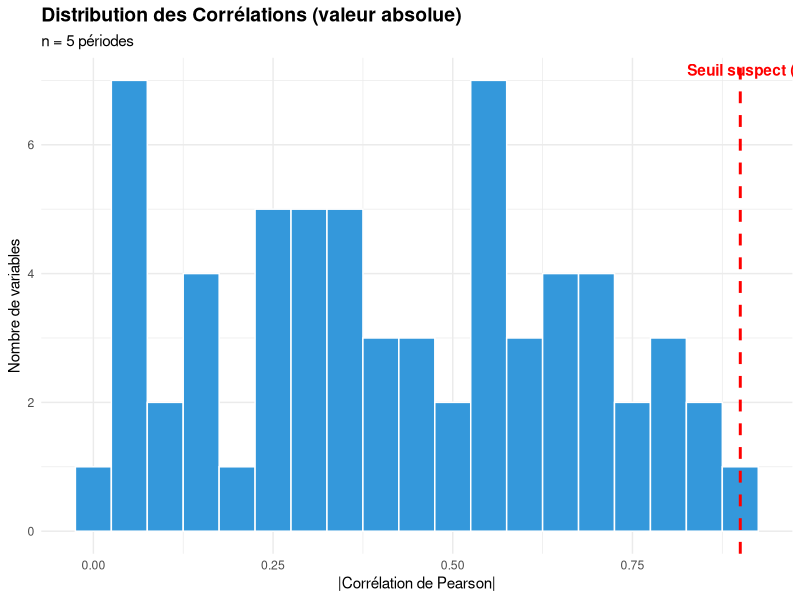
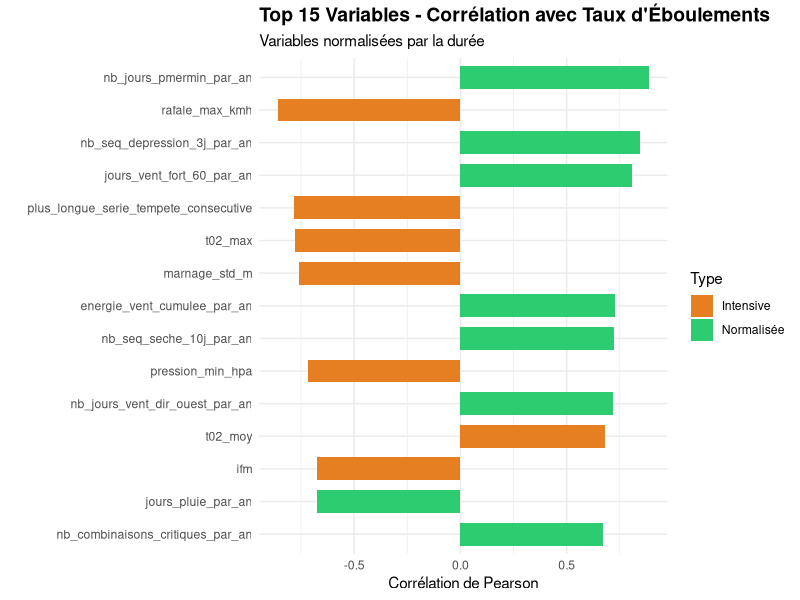
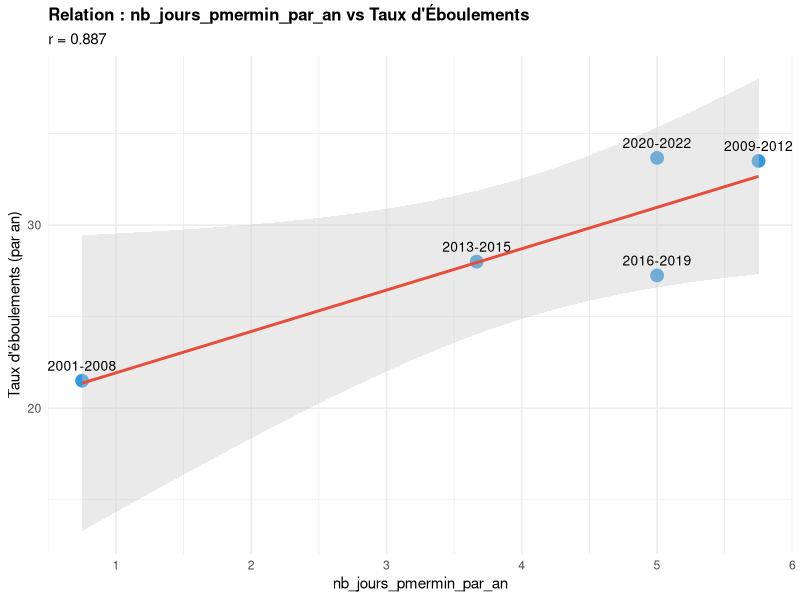
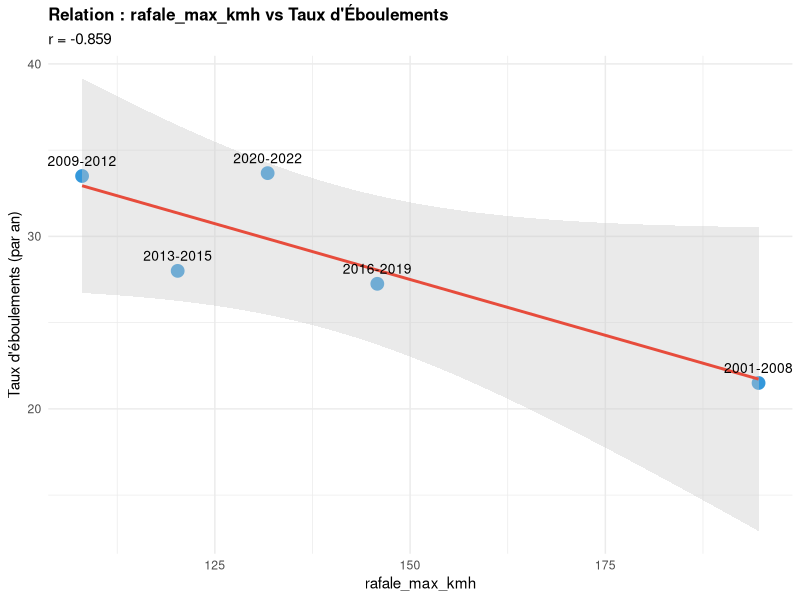
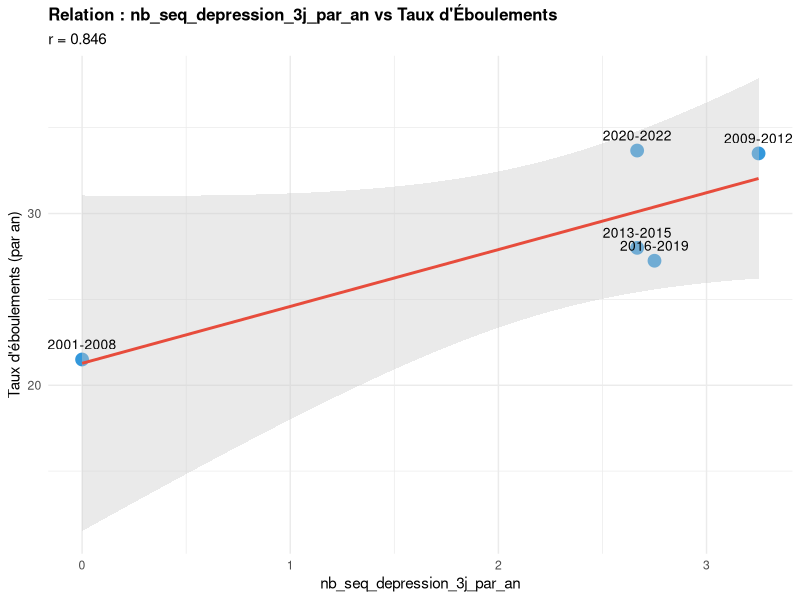
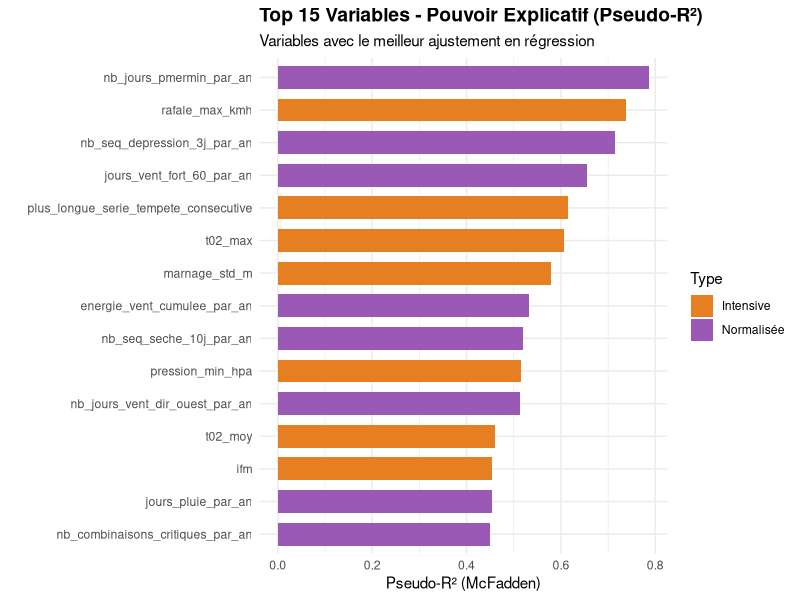
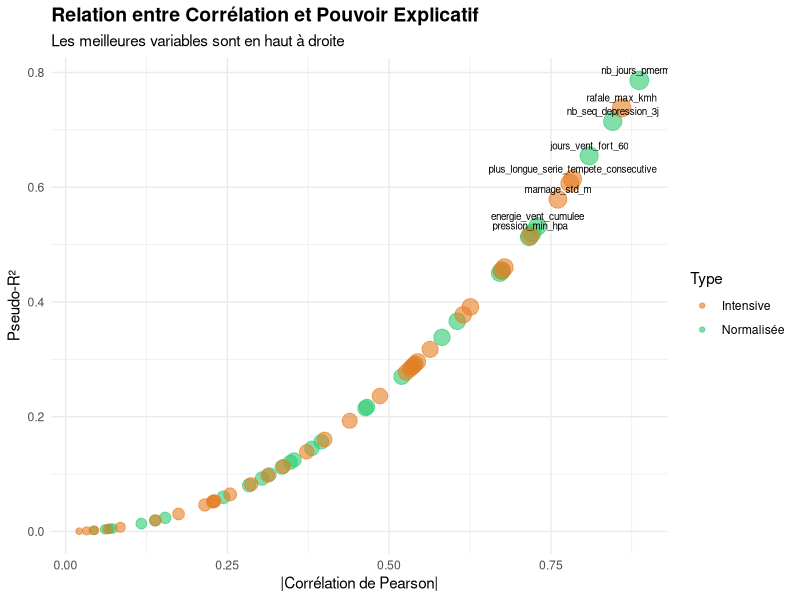
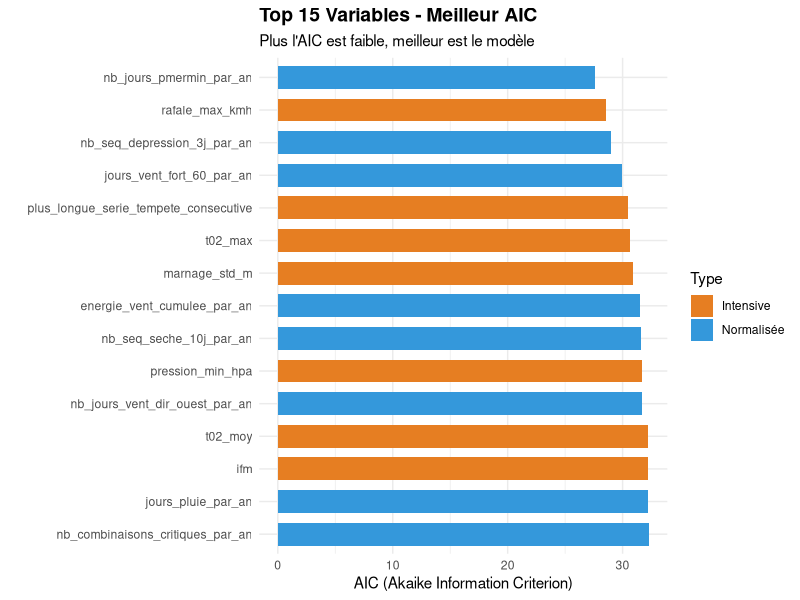

These charts were generated, in order, by the following R code:
# ============================================================================
# SÉLECTION DES VARIABLES EXPLICATIVES - VERSION CORRIGÉE
# Analyse univariée avec normalisation par la durée
# ============================================================================

# Packages nécessaires
library(readxl)
library(ggplot2)
library(dplyr)

# 1. CHARGEMENT ET PRÉPARATION DES DONNÉES
# ============================================================================
cat("=== CHARGEMENT DES DONNÉES ===\n")

# Charger le fichier Excel
data <- read_excel("indicateurs_pour_R.xlsx")

# Normaliser les noms de colonnes
names(data) <- tolower(names(data))
names(data) <- gsub(" ", "_", names(data))

# Calculer la durée de chaque période
data$duree_annees <- sapply(strsplit(data$periode_code, "-"), function(x) {
  debut <- as.numeric(x[1])
  fin <- as.numeric(x[2])
  return(fin - debut + 1)
})

cat("Nombre de variables disponibles :", ncol(data), "\n")
cat("Nombre de périodes :", nrow(data), "\n")
cat("\nDurée des périodes :\n")
print(data[, c("periode_code", "duree_annees", "nb_eboulements")])

# 2. IDENTIFICATION DES VARIABLES À NORMALISER
# ============================================================================
cat("\n=== NORMALISATION DES VARIABLES PAR LA DURÉE ===\n")

# Variable cible : taux annuel (pas le nombre brut)
data$taux_eboulements_annuel <- data$nb_eboulements / data$duree_annees

# Variables d'identification à exclure
exclusions <- c("periode_code", "nb_eboulements", "nb_points_x", "nb_points_y", 
                "jours_disponibles", "nb_jours", "duree_annees", "taux_eboulements_annuel")

# Identifier toutes les variables numériques
vars_numeriques <- names(data)[sapply(data, is.numeric)]
vars_candidats <- setdiff(vars_numeriques, exclusions)

cat("Variables candidates pour analyse :", length(vars_candidats), "\n\n")

# Créer des versions normalisées pour les variables de comptage
# (celles qui augmentent mécaniquement avec la durée)
vars_a_normaliser <- c()
vars_deja_normalisees <- c()

for (var in vars_candidats) {
  # Vérifier si c'est un comptage ou une valeur déjà intensive
  # Les variables avec "moy", "min", "max", "std", "mediane" sont déjà normalisées
  # Les variables avec "nb_", "jours_", "energie_cumulee" doivent être normalisées
  
  if (grepl("^(nb_|jours_|energie_.*cumulee|pluie_cum|tempete)", var, ignore.case = TRUE)) {
    vars_a_normaliser <- c(vars_a_normaliser, var)
    nouveau_nom <- paste0(var, "_par_an")
    data[[nouveau_nom]] <- data[[var]] / data$duree_annees
    cat("Variable normalisée :", var, "→", nouveau_nom, "\n")
  } else {
    vars_deja_normalisees <- c(vars_deja_normalisees, var)
  }
}

cat("\nVariables déjà normalisées (moyennes, max, etc.) :", length(vars_deja_normalisees), "\n")

# Liste complète des variables à analyser
vars_normalisees <- paste0(vars_a_normaliser, "_par_an")
vars_a_analyser <- c(vars_normalisees, vars_deja_normalisees)
vars_a_analyser <- vars_a_analyser[vars_a_analyser %in% names(data)]

cat("Total de variables à analyser :", length(vars_a_analyser), "\n\n")

# 3. ANALYSE UNIVARIÉE : CORRÉLATIONS ET POISSON
# ============================================================================
cat("=== ANALYSE UNIVARIÉE (avec variables normalisées) ===\n\n")

# Variable cible
target <- "taux_eboulements_annuel"

# Initialiser le tableau de résultats
resultats <- data.frame(
  variable = character(),
  type_variable = character(),
  corr_pearson = numeric(),
  p_value_pearson = numeric(),
  corr_spearman = numeric(),
  p_value_spearman = numeric(),
  beta_poisson = numeric(),
  se_poisson = numeric(),
  p_value_poisson = numeric(),
  irr = numeric(),
  pseudo_r2 = numeric(),
  aic = numeric(),
  stringsAsFactors = FALSE
)

# Modèle nul (pour calculer le pseudo-R²)
# On modélise le TAUX directement (pas le nombre avec offset)
modele_nul <- glm(as.formula(paste(target, "~ 1")), 
                  family = gaussian(link = "identity"), 
                  data = data)
deviance_nulle <- deviance(modele_nul)

# Boucle sur chaque variable explicative
for (var in vars_a_analyser) {
  
  x <- data[[var]]
  y <- data[[target]]
  
  # Vérifier validité
  if (all(is.na(x)) || length(unique(x[!is.na(x)])) <= 1) {
    next
  }
  
  # Données complètes
  donnees_completes <- complete.cases(x, y)
  x_clean <- x[donnees_completes]
  y_clean <- y[donnees_completes]
  
  if (length(x_clean) < 3) next
  
  # Type de variable
  type_var <- ifelse(grepl("_par_an$", var), "Normalisée", "Intensive")
  
  ## CORRÉLATIONS
  test_pearson <- cor.test(y_clean, x_clean, method = "pearson")
  corr_pearson <- test_pearson$estimate
  p_pearson <- test_pearson$p.value
  
  test_spearman <- cor.test(y_clean, x_clean, method = "spearman")
  corr_spearman <- test_spearman$estimate
  p_spearman <- test_spearman$p.value
  
  ## MODÈLE LINÉAIRE (pour le taux, on utilise gaussian)
  tryCatch({
    data_temp <- data.frame(y = y_clean, x = x_clean)
    
    # Modèle linéaire gaussien (car on prédit un taux continu)
    formule <- as.formula("y ~ x")
    modele <- glm(formule, family = gaussian(link = "identity"), data = data_temp)
    
    coefs <- summary(modele)$coefficients
    beta <- coefs[2, 1]
    se <- coefs[2, 2]
    p_value <- coefs[2, 4]
    
    # Pour un modèle linéaire, IRR n'a pas de sens, on garde juste beta
    irr <- NA
    
    # Pseudo-R² 
    pseudo_r2 <- 1 - (deviance(modele) / deviance_nulle)
    
    # AIC
    aic <- AIC(modele)
    
    resultats <- rbind(resultats, data.frame(
      variable = var,
      type_variable = type_var,
      corr_pearson = corr_pearson,
      p_value_pearson = p_pearson,
      corr_spearman = corr_spearman,
      p_value_spearman = p_spearman,
      beta_poisson = beta,
      se_poisson = se,
      p_value_poisson = p_value,
      irr = irr,
      pseudo_r2 = pseudo_r2,
      aic = aic,
      stringsAsFactors = FALSE
    ))
    
  }, error = function(e) {
    cat("Erreur avec", var, ":", e$message, "\n")
  })
}

# 4. CLASSEMENT DES VARIABLES
# ============================================================================

resultats_corr <- resultats %>%
  arrange(desc(abs(corr_pearson))) %>%
  mutate(rang_corr = row_number())

resultats_r2 <- resultats %>%
  arrange(desc(pseudo_r2)) %>%
  mutate(rang_r2 = row_number())

# 5. DIAGNOSTIC : POURQUOI LES CORRÉLATIONS SONT-elles ÉLEVÉES ?
# ============================================================================
cat("\n=== DIAGNOSTIC DES CORRÉLATIONS ÉLEVÉES ===\n\n")

# Compter les variables avec corrélation > 0.9
vars_tres_correlees <- resultats %>% filter(abs(corr_pearson) > 0.9)

cat("Nombre de variables avec |r| > 0.9 :", nrow(vars_tres_correlees), "\n\n")

if (nrow(vars_tres_correlees) > 0) {
  cat("ATTENTION : Corrélations anormalement élevées détectées !\n\n")
  cat("EXPLICATIONS POSSIBLES :\n")
  cat("1. FAIBLE NOMBRE D'OBSERVATIONS (n=5)\n")
  cat("   Avec seulement 5 périodes, les corrélations sont très instables.\n")
  cat("   Une seule période extrême peut créer une corrélation artificielle.\n\n")
  
  cat("2. MULTICOLINÉARITÉ ENTRE VARIABLES\n")
  cat("   Beaucoup de variables météo sont inter-corrélées (gel ↔ vent ↔ pression)\n\n")
  
  cat("3. BIAIS TEMPOREL (même après normalisation)\n")
  cat("   Les périodes longues peuvent avoir des caractéristiques communes.\n\n")
  
  # Analyser la distribution des valeurs
  cat("DISTRIBUTION DES TAUX D'ÉBOULEMENTS :\n")
  print(summary(data$taux_eboulements_annuel))
  cat("\n")
  
  # Vérifier s'il y a des outliers
  q1 <- quantile(data$taux_eboulements_annuel, 0.25)
  q3 <- quantile(data$taux_eboulements_annuel, 0.75)
  iqr <- q3 - q1
  outliers <- data$taux_eboulements_annuel < (q1 - 1.5*iqr) | 
              data$taux_eboulements_annuel > (q3 + 1.5*iqr)
  
  if (any(outliers)) {
    cat("PÉRIODES ATYPIQUES DÉTECTÉES :\n")
    print(data[outliers, c("periode_code", "taux_eboulements_annuel")])
    cat("\n→ Ces périodes peuvent artificiellement gonfler les corrélations.\n\n")
  }
}

# 6. AFFICHAGE DES RÉSULTATS
# ============================================================================

cat("=== TOP 15 VARIABLES PAR CORRÉLATION (après normalisation) ===\n")
print(resultats_corr[1:min(15, nrow(resultats_corr)), 
                     c("variable", "type_variable", "corr_pearson", 
                       "p_value_pearson", "pseudo_r2")])

cat("\n=== TOP 15 VARIABLES PAR PSEUDO-R² ===\n")
print(resultats_r2[1:min(15, nrow(resultats_r2)), 
                   c("variable", "type_variable", "pseudo_r2", 
                     "corr_pearson", "aic")])

# 7. RECOMMANDATIONS POUR SÉLECTION
# ============================================================================
cat("\n=== RECOMMANDATIONS POUR SÉLECTION DES VARIABLES ===\n\n")

# Score combiné
resultats_combines <- resultats %>%
  mutate(
    rang_corr = rank(-abs(corr_pearson)),
    rang_r2 = rank(-pseudo_r2),
    score_combine = rang_corr + rang_r2
  ) %>%
  arrange(score_combine)

top12 <- head(resultats_combines, 12)

cat("Top 12 variables (critère combiné) :\n\n")
for (i in 1:nrow(top12)) {
  cat(sprintf("%2d. %-40s | Type: %-10s | r=%6.3f | R²=%5.3f\n", 
              i, 
              top12$variable[i],
              top12$type_variable[i],
              top12$corr_pearson[i], 
              top12$pseudo_r2[i]))
}

cat("\n⚠️ MISE EN GARDE IMPORTANTE :\n")
cat("Avec n=5 périodes, TOUTE corrélation doit être interprétée avec prudence.\n")
cat("Privilégier des modèles simples (1-2 variables max) ou un score composite.\n\n")

# 8. VISUALISATIONS
# ============================================================================

cat("\n=== GÉNÉRATION DES GRAPHIQUES ===\n")

# Sauvegarder tous les graphiques dans des fichiers PNG
png("01_distribution_correlations.png", width = 800, height = 600)
p1 <- ggplot(resultats, aes(x = abs(corr_pearson))) +
  geom_histogram(binwidth = 0.05, fill = "#3498db", color = "white") +
  geom_vline(xintercept = 0.9, linetype = "dashed", color = "red", linewidth = 1) +
  annotate("text", x = 0.92, y = Inf, label = "Seuil suspect (0.9)", 
           vjust = 1.5, color = "red", fontface = "bold") +
  labs(title = "Distribution des Corrélations (valeur absolue)",
       subtitle = paste("n =", nrow(data), "périodes"),
       x = "|Corrélation de Pearson|",
       y = "Nombre de variables") +
  theme_minimal() +
  theme(plot.title = element_text(face = "bold", size = 14))
print(p1)
dev.off()
cat("✓ Graphique 1 sauvegardé : 01_distribution_correlations.png\n")

# Graphique 2 : Top 15 avec indication du type
png("02_top15_variables.png", width = 1000, height = 800)
top15 <- head(resultats_corr, 15)
p2 <- ggplot(top15, aes(x = reorder(variable, abs(corr_pearson)), 
                         y = corr_pearson,
                         fill = type_variable)) +
  geom_col(width = 0.7) +
  scale_fill_manual(values = c("Normalisée" = "#2ecc71", "Intensive" = "#e67e22"),
                    name = "Type") +
  coord_flip() +
  labs(title = "Top 15 Variables - Corrélation avec Taux d'Éboulements",
       subtitle = "Variables normalisées par la durée",
       x = "",
       y = "Corrélation de Pearson") +
  theme_minimal() +
  theme(plot.title = element_text(face = "bold", size = 14))
print(p2)
dev.off()
cat("✓ Graphique 2 sauvegardé : 02_top15_variables.png\n")

# Graphiques 3-5 : Relation entre taux et top 3 variables
top3_vars <- head(resultats_corr$variable, 3)

for (i in 1:length(top3_vars)) {
  var <- top3_vars[i]
  filename <- paste0("0", i+2, "_relation_", gsub("_par_an", "", var), ".png")
  
  png(filename, width = 800, height = 600)
  p <- ggplot(data, aes_string(x = var, y = "taux_eboulements_annuel")) +
    geom_point(size = 4, color = "#3498db") +
    geom_smooth(method = "lm", se = TRUE, color = "#e74c3c", fill = "gray80") +
    geom_text(aes(label = periode_code), vjust = -1, size = 3.5) +
    labs(title = paste("Relation :", var, "vs Taux d'Éboulements"),
         subtitle = paste("r =", round(resultats_corr$corr_pearson[resultats_corr$variable == var], 3)),
         x = var,
         y = "Taux d'éboulements (par an)") +
    theme_minimal() +
    theme(plot.title = element_text(face = "bold", size = 12))
  print(p)
  dev.off()
  
  cat(paste0("✓ Graphique ", i+2, " sauvegardé : ", filename, "\n"))
}

# Graphique 6 : Top 15 par pseudo-R²
png("06_top15_pseudoR2.png", width = 1000, height = 800)
top15_r2 <- head(resultats_r2, 15)
p6 <- ggplot(top15_r2, aes(x = reorder(variable, pseudo_r2), 
                            y = pseudo_r2,
                            fill = type_variable)) +
  geom_col(width = 0.7) +
  scale_fill_manual(values = c("Normalisée" = "#9b59b6", "Intensive" = "#e67e22"),
                    name = "Type") +
  coord_flip() +
  labs(title = "Top 15 Variables - Pouvoir Explicatif (Pseudo-R²)",
       subtitle = "Variables avec le meilleur ajustement en régression",
       x = "",
       y = "Pseudo-R² (McFadden)") +
  theme_minimal() +
  theme(plot.title = element_text(face = "bold", size = 14))
print(p6)
dev.off()
cat("✓ Graphique 6 sauvegardé : 06_top15_pseudoR2.png\n")

# Graphique 7 : Comparaison Corrélation vs Pseudo-R²
png("07_correlation_vs_pseudoR2.png", width = 1000, height = 800)
p7 <- ggplot(resultats, aes(x = abs(corr_pearson), y = pseudo_r2)) +
  geom_point(aes(color = type_variable, size = abs(corr_pearson)), alpha = 0.6) +
  geom_text(data = head(resultats_corr, 10), 
            aes(label = gsub("_par_an", "", variable)), 
            vjust = -0.8, size = 2.5, check_overlap = TRUE) +
  scale_color_manual(values = c("Normalisée" = "#2ecc71", "Intensive" = "#e67e22"),
                     name = "Type") +
  scale_size_continuous(range = c(2, 6), guide = "none") +
  labs(title = "Relation entre Corrélation et Pouvoir Explicatif",
       subtitle = "Les meilleures variables sont en haut à droite",
       x = "|Corrélation de Pearson|",
       y = "Pseudo-R²") +
  theme_minimal() +
  theme(plot.title = element_text(face = "bold", size = 14))
print(p7)
dev.off()
cat("✓ Graphique 7 sauvegardé : 07_correlation_vs_pseudoR2.png\n")

# Graphique 8 : Top 15 par AIC (plus petit = meilleur)
png("08_top15_AIC.png", width = 1000, height = 800)
top15_aic <- resultats %>% arrange(aic) %>% head(15)
p8 <- ggplot(top15_aic, aes(x = reorder(variable, -aic), 
                             y = aic,
                             fill = type_variable)) +
  geom_col(width = 0.7) +
  scale_fill_manual(values = c("Normalisée" = "#3498db", "Intensive" = "#e67e22"),
                    name = "Type") +
  coord_flip() +
  labs(title = "Top 15 Variables - Meilleur AIC",
       subtitle = "Plus l'AIC est faible, meilleur est le modèle",
       x = "",
       y = "AIC (Akaike Information Criterion)") +
  theme_minimal() +
  theme(plot.title = element_text(face = "bold", size = 14))
print(p8)
dev.off()
cat("✓ Graphique 8 sauvegardé : 08_top15_AIC.png\n")

# Graphique 9 : P-values des corrélations (significativité)
png("09_significativite_correlations.png", width = 1000, height = 800)
resultats_sign <- resultats %>%
  arrange(p_value_pearson) %>%
  head(20) %>%
  mutate(significatif = ifelse(p_value_pearson < 0.05, "Significatif (p<0.05)", "Non significatif"))

p9 <- ggplot(resultats_sign, aes(x = reorder(variable, -p_value_pearson), 
                                  y = -log10(p_value_pearson),
                                  fill = significatif)) +
  geom_col(width = 0.7) +
  geom_hline(yintercept = -log10(0.05), linetype = "dashed", color = "red", linewidth = 1) +
  annotate("text", x = 15, y = -log10(0.05) + 0.2, 
           label = "Seuil p = 0.05", color = "red", fontface = "bold") +
  scale_fill_manual(values = c("Significatif (p<0.05)" = "#27ae60", 
                               "Non significatif" = "#95a5a6"),
                    name = "") +
  coord_flip() +
  labs(title = "Significativité Statistique des Corrélations (Top 20)",
       subtitle = "-log10(p-value) : plus c'est haut, plus c'est significatif",
       x = "",
       y = "-log10(p-value)") +
  theme_minimal() +
  theme(plot.title = element_text(face = "bold", size = 14),
        legend.position = "top")
print(p9)
dev.off()
cat("✓ Graphique 9 sauvegardé : 09_significativite_correlations.png\n")

# Graphique 10 : Comparaison Pearson vs Spearman
png("10_pearson_vs_spearman.png", width = 1000, height = 800)
p10 <- ggplot(resultats, aes(x = corr_pearson, y = corr_spearman)) +
  geom_point(aes(color = type_variable, size = abs(corr_pearson)), alpha = 0.6) +
  geom_abline(slope = 1, intercept = 0, linetype = "dashed", color = "gray50") +
  geom_text(data = head(resultats_corr, 8), 
            aes(label = gsub("_par_an", "", variable)), 
            vjust = -0.8, size = 2.5, check_overlap = TRUE) +
  scale_color_manual(values = c("Normalisée" = "#2ecc71", "Intensive" = "#e67e22"),
                     name = "Type") +
  scale_size_continuous(range = c(2, 6), guide = "none") +
  labs(title = "Comparaison Corrélations : Pearson vs Spearman",
       subtitle = "Si les points sont sur la diagonale, les deux corrélations sont équivalentes",
       x = "Corrélation de Pearson (linéaire)",
       y = "Corrélation de Spearman (monotone)") +
  theme_minimal() +
  theme(plot.title = element_text(face = "bold", size = 14))
print(p10)
dev.off()
cat("✓ Graphique 10 sauvegardé : 10_pearson_vs_spearman.png\n")

# Graphique 11 : Tableau récapitulatif des Top 12
png("11_tableau_recapitulatif_top12.png", width = 1200, height = 800)
top12_recap <- head(resultats_combines, 12) %>%
  select(variable, corr_pearson, pseudo_r2, p_value_pearson, aic) %>%
  mutate(variable = gsub("_par_an", "", variable),
         variable = substr(variable, 1, 25))  # Tronquer les noms longs

library(tidyr)
top12_long <- top12_recap %>%
  mutate(rang = row_number()) %>%
  pivot_longer(cols = c(corr_pearson, pseudo_r2), 
               names_to = "metrique", 
               values_to = "valeur") %>%
  mutate(metrique = recode(metrique, 
                          corr_pearson = "Corrélation",
                          pseudo_r2 = "Pseudo-R²"))

p11 <- ggplot(top12_long, aes(x = reorder(variable, -rang), 
                               y = valeur, 
                               fill = metrique)) +
  geom_bar(stat = "identity", position = "dodge", width = 0.7) +
  scale_fill_manual(values = c("Corrélation" = "#3498db", "Pseudo-R²" = "#9b59b6"),
                    name = "Métrique") +
  coord_flip() +
  labs(title = "Top 12 Variables - Comparaison Corrélation vs Pseudo-R²",
       subtitle = "Score combiné (meilleur compromis entre les deux critères)",
       x = "",
       y = "Valeur") +
  theme_minimal() +
  theme(plot.title = element_text(face = "bold", size = 14),
        legend.position = "top")
print(p11)
dev.off()
cat("✓ Graphique 11 sauvegardé : 11_tableau_recapitulatif_top12.png\n")

cat("\n✓ Tous les graphiques ont été sauvegardés dans le répertoire de travail.\n")
cat("  TOTAL : 11 graphiques générés\n")
cat("  - 01 : Distribution des corrélations\n")
cat("  - 02 : Top 15 par corrélation\n")
cat("  - 03-05 : Relations individuelles (top 3 variables)\n")
cat("  - 06 : Top 15 par pseudo-R²\n")
cat("  - 07 : Corrélation vs Pseudo-R²\n")
cat("  - 08 : Top 15 par AIC\n")
cat("  - 09 : Significativité statistique (p-values)\n")
cat("  - 10 : Pearson vs Spearman\n")
cat("  - 11 : Tableau récapitulatif Top 12\n\n")

# 9. EXPORT
# ============================================================================

write.csv(resultats_corr, "selection_variables_normalises_corr.csv", row.names = FALSE)
write.csv(resultats_r2, "selection_variables_normalises_r2.csv", row.names = FALSE)

cat("\n=== FICHIERS EXPORTÉS ===\n")
cat("- selection_variables_normalises_corr.csv\n")
cat("- selection_variables_normalises_r2.csv\n")